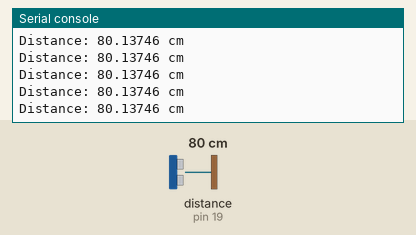
This program was run on a simulated MicroPython board. Shown: the last lines printed to the serial console. Inputs (shaded band) come from the test bench; at power-on: distance to the obstacle (sensor on pin 19) 80 cm. The echo pulse lasts 58.3 µs per cm; library files of the repository ran but are not shown: hcsr04.py.

Above: at 1.2 s.
1.3 s: distance to the obstacle (sensor on pin 19) set to 2 cm
At 1.6 s:
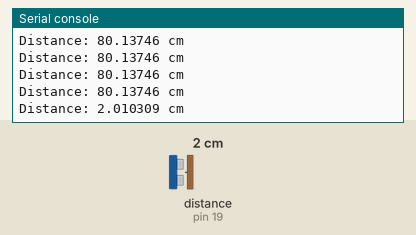
2.8 s: distance to the obstacle (sensor on pin 19) set to 4 cm
At 2.8 s:
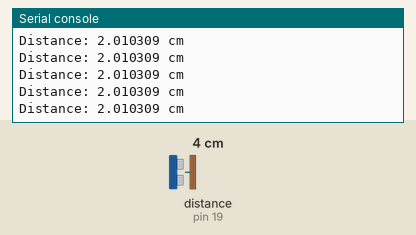
Timing chart, 0 to 5.8 s (numbered marks = the images above; inputs shaded):
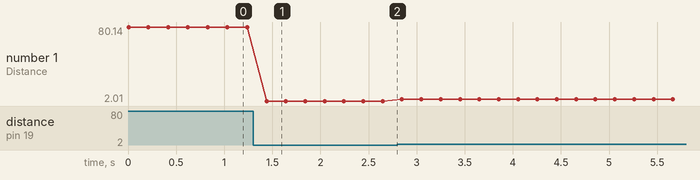

Measured:
- after the input at 1.3 s, the serial console: prints a new line after 0.14 s (image 1)
- plotted number 1: 80.14 → 2.01 after the input at 1.3 s, 2.01 → 4 after the input at 2.8 s

The program:

ultrasonic.py
```python
from hcsr04 import HCSR04
import time

while True:
    sensor = HCSR04(trigger_pin=18, echo_pin=19)
    distance = sensor.distance_cm()
    print('Distance:', distance, 'cm')

    time.sleep(0.2)
```
